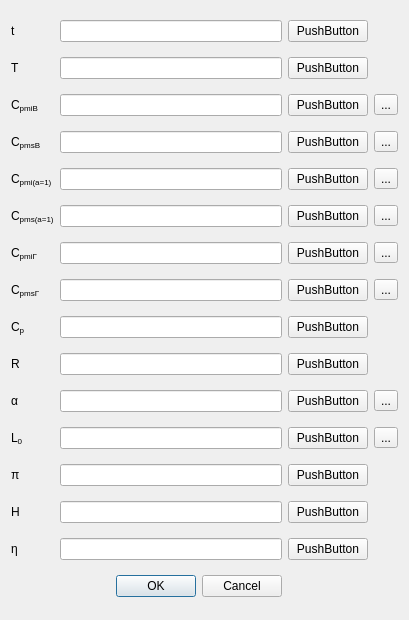
<?xml version="1.0" encoding="UTF-8"?>
<ui version="4.0">
 <class>HeatCapacityCalculatorWindow</class>
 <widget class="QDialog" name="HeatCapacityCalculatorWindow">
  <property name="geometry">
   <rect>
    <x>0</x>
    <y>0</y>
    <width>409</width>
    <height>620</height>
   </rect>
  </property>
  <property name="windowTitle">
   <string>Dialog</string>
  </property>
  <layout class="QGridLayout" name="gridLayout">
   <item row="16" column="1">
    <widget class="QLineEdit" name="lineEdit_10"/>
   </item>
   <item row="2" column="3">
    <widget class="QToolButton" name="toolButton">
     <property name="text">
      <string>...</string>
     </property>
    </widget>
   </item>
   <item row="15" column="0">
    <widget class="QLabel" name="label_9">
     <property name="text">
      <string>C&lt;sub&gt;p&lt;/sub&gt;</string>
     </property>
    </widget>
   </item>
   <item row="2" column="0">
    <widget class="QLabel" name="label">
     <property name="text">
      <string>C&lt;sub&gt;pmiB&lt;sub/&gt;</string>
     </property>
    </widget>
   </item>
   <item row="13" column="0">
    <widget class="QLabel" name="label_8">
     <property name="text">
      <string>C&lt;sub&gt;pmsГ&lt;/sub&gt;</string>
     </property>
    </widget>
   </item>
   <item row="5" column="1">
    <widget class="QLineEdit" name="lineEdit_4"/>
   </item>
   <item row="13" column="1">
    <widget class="QLineEdit" name="lineEdit_8"/>
   </item>
   <item row="21" column="1">
    <widget class="QLineEdit" name="lineEdit_15"/>
   </item>
   <item row="2" column="1">
    <widget class="QLineEdit" name="lineEdit_2"/>
   </item>
   <item row="7" column="1">
    <widget class="QLineEdit" name="lineEdit_5"/>
   </item>
   <item row="16" column="0">
    <widget class="QLabel" name="label_10">
     <property name="text">
      <string>R</string>
     </property>
    </widget>
   </item>
   <item row="17" column="1">
    <widget class="QLineEdit" name="lineEdit_11"/>
   </item>
   <item row="11" column="0">
    <widget class="QLabel" name="label_7">
     <property name="text">
      <string>C&lt;sub&gt;pmiГ&lt;/sub&gt;</string>
     </property>
    </widget>
   </item>
   <item row="1" column="0">
    <widget class="QLabel" name="label_3">
     <property name="text">
      <string>T</string>
     </property>
    </widget>
   </item>
   <item row="17" column="0">
    <widget class="QLabel" name="label_11">
     <property name="text">
      <string>α</string>
     </property>
    </widget>
   </item>
   <item row="18" column="0">
    <widget class="QLabel" name="label_12">
     <property name="text">
      <string>L&lt;sub&gt;0&lt;/sub&gt;</string>
     </property>
    </widget>
   </item>
   <item row="19" column="0">
    <widget class="QLabel" name="label_13">
     <property name="text">
      <string>π</string>
     </property>
    </widget>
   </item>
   <item row="11" column="1">
    <widget class="QLineEdit" name="lineEdit_7"/>
   </item>
   <item row="15" column="1">
    <widget class="QLineEdit" name="lineEdit_9"/>
   </item>
   <item row="21" column="0">
    <widget class="QLabel" name="label_15">
     <property name="text">
      <string>η</string>
     </property>
    </widget>
   </item>
   <item row="18" column="1">
    <widget class="QLineEdit" name="lineEdit_12"/>
   </item>
   <item row="9" column="0">
    <widget class="QLabel" name="label_6">
     <property name="text">
      <string>C&lt;sub&gt;pms(a=1)&lt;/sub&gt;</string>
     </property>
    </widget>
   </item>
   <item row="19" column="1">
    <widget class="QLineEdit" name="lineEdit_13"/>
   </item>
   <item row="0" column="1">
    <widget class="QLineEdit" name="lineEdit"/>
   </item>
   <item row="7" column="0">
    <widget class="QLabel" name="label_5">
     <property name="text">
      <string>C&lt;sub&gt;pmi(a=1)&lt;/sub&gt;</string>
     </property>
    </widget>
   </item>
   <item row="20" column="0">
    <widget class="QLabel" name="label_14">
     <property name="text">
      <string>H</string>
     </property>
    </widget>
   </item>
   <item row="20" column="1">
    <widget class="QLineEdit" name="lineEdit_14"/>
   </item>
   <item row="0" column="0">
    <widget class="QLabel" name="label_2">
     <property name="text">
      <string>t</string>
     </property>
    </widget>
   </item>
   <item row="5" column="0">
    <widget class="QLabel" name="label_4">
     <property name="text">
      <string>C&lt;sub&gt;pmsB&lt;sub/&gt;</string>
     </property>
    </widget>
   </item>
   <item row="9" column="1">
    <widget class="QLineEdit" name="lineEdit_6"/>
   </item>
   <item row="1" column="1">
    <widget class="QLineEdit" name="lineEdit_3"/>
   </item>
   <item row="2" column="2">
    <widget class="QPushButton" name="pushButton">
     <property name="text">
      <string>PushButton</string>
     </property>
    </widget>
   </item>
   <item row="5" column="2">
    <widget class="QPushButton" name="pushButton_2">
     <property name="text">
      <string>PushButton</string>
     </property>
    </widget>
   </item>
   <item row="7" column="2">
    <widget class="QPushButton" name="pushButton_3">
     <property name="text">
      <string>PushButton</string>
     </property>
    </widget>
   </item>
   <item row="9" column="2">
    <widget class="QPushButton" name="pushButton_4">
     <property name="text">
      <string>PushButton</string>
     </property>
    </widget>
   </item>
   <item row="11" column="2">
    <widget class="QPushButton" name="pushButton_5">
     <property name="text">
      <string>PushButton</string>
     </property>
    </widget>
   </item>
   <item row="13" column="2">
    <widget class="QPushButton" name="pushButton_6">
     <property name="text">
      <string>PushButton</string>
     </property>
    </widget>
   </item>
   <item row="5" column="3">
    <widget class="QToolButton" name="toolButton_3">
     <property name="text">
      <string>...</string>
     </property>
    </widget>
   </item>
   <item row="7" column="3">
    <widget class="QToolButton" name="toolButton_2">
     <property name="text">
      <string>...</string>
     </property>
    </widget>
   </item>
   <item row="9" column="3">
    <widget class="QToolButton" name="toolButton_4">
     <property name="text">
      <string>...</string>
     </property>
    </widget>
   </item>
   <item row="11" column="3">
    <widget class="QToolButton" name="toolButton_5">
     <property name="text">
      <string>...</string>
     </property>
    </widget>
   </item>
   <item row="13" column="3">
    <widget class="QToolButton" name="toolButton_6">
     <property name="text">
      <string>...</string>
     </property>
    </widget>
   </item>
   <item row="1" column="2">
    <widget class="QPushButton" name="pushButton_7">
     <property name="text">
      <string>PushButton</string>
     </property>
    </widget>
   </item>
   <item row="0" column="2">
    <widget class="QPushButton" name="pushButton_8">
     <property name="text">
      <string>PushButton</string>
     </property>
    </widget>
   </item>
   <item row="15" column="2">
    <widget class="QPushButton" name="pushButton_9">
     <property name="text">
      <string>PushButton</string>
     </property>
    </widget>
   </item>
   <item row="16" column="2">
    <widget class="QPushButton" name="pushButton_10">
     <property name="text">
      <string>PushButton</string>
     </property>
    </widget>
   </item>
   <item row="17" column="2">
    <widget class="QPushButton" name="pushButton_11">
     <property name="text">
      <string>PushButton</string>
     </property>
    </widget>
   </item>
   <item row="18" column="2">
    <widget class="QPushButton" name="pushButton_12">
     <property name="text">
      <string>PushButton</string>
     </property>
    </widget>
   </item>
   <item row="19" column="2">
    <widget class="QPushButton" name="pushButton_13">
     <property name="text">
      <string>PushButton</string>
     </property>
    </widget>
   </item>
   <item row="20" column="2">
    <widget class="QPushButton" name="pushButton_14">
     <property name="text">
      <string>PushButton</string>
     </property>
    </widget>
   </item>
   <item row="21" column="2">
    <widget class="QPushButton" name="pushButton_15">
     <property name="text">
      <string>PushButton</string>
     </property>
    </widget>
   </item>
   <item row="17" column="3">
    <widget class="QToolButton" name="toolButton_7">
     <property name="text">
      <string>...</string>
     </property>
    </widget>
   </item>
   <item row="18" column="3">
    <widget class="QToolButton" name="toolButton_8">
     <property name="text">
      <string>...</string>
     </property>
    </widget>
   </item>
   <item row="22" column="1">
    <widget class="QDialogButtonBox" name="buttonBox">
     <property name="orientation">
      <enum>Qt::Horizontal</enum>
     </property>
     <property name="standardButtons">
      <set>QDialogButtonBox::Cancel|QDialogButtonBox::Ok</set>
     </property>
    </widget>
   </item>
  </layout>
 </widget>
 <resources/>
 <connections>
  <connection>
   <sender>buttonBox</sender>
   <signal>accepted()</signal>
   <receiver>HeatCapacityCalculatorWindow</receiver>
   <slot>accept()</slot>
   <hints>
    <hint type="sourcelabel">
     <x>248</x>
     <y>254</y>
    </hint>
    <hint type="destinationlabel">
     <x>157</x>
     <y>274</y>
    </hint>
   </hints>
  </connection>
  <connection>
   <sender>buttonBox</sender>
   <signal>rejected()</signal>
   <receiver>HeatCapacityCalculatorWindow</receiver>
   <slot>reject()</slot>
   <hints>
    <hint type="sourcelabel">
     <x>316</x>
     <y>260</y>
    </hint>
    <hint type="destinationlabel">
     <x>286</x>
     <y>274</y>
    </hint>
   </hints>
  </connection>
 </connections>
</ui>
